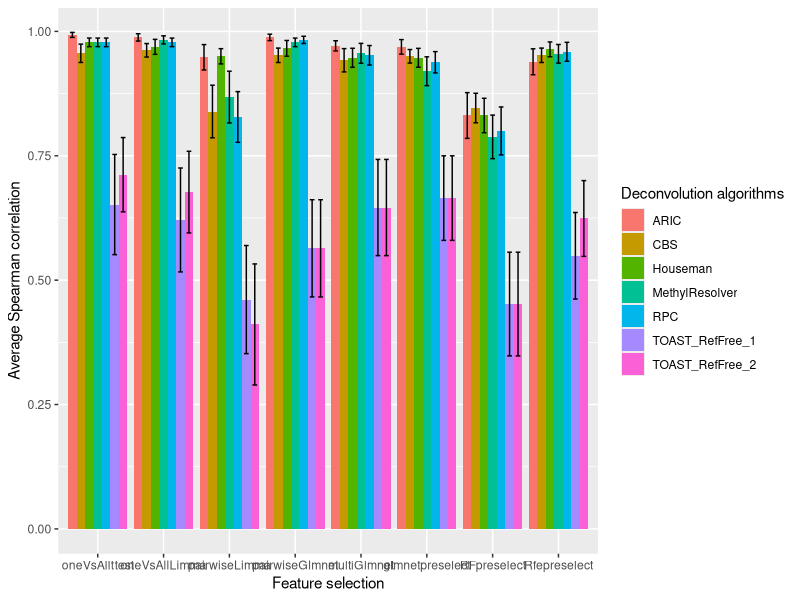
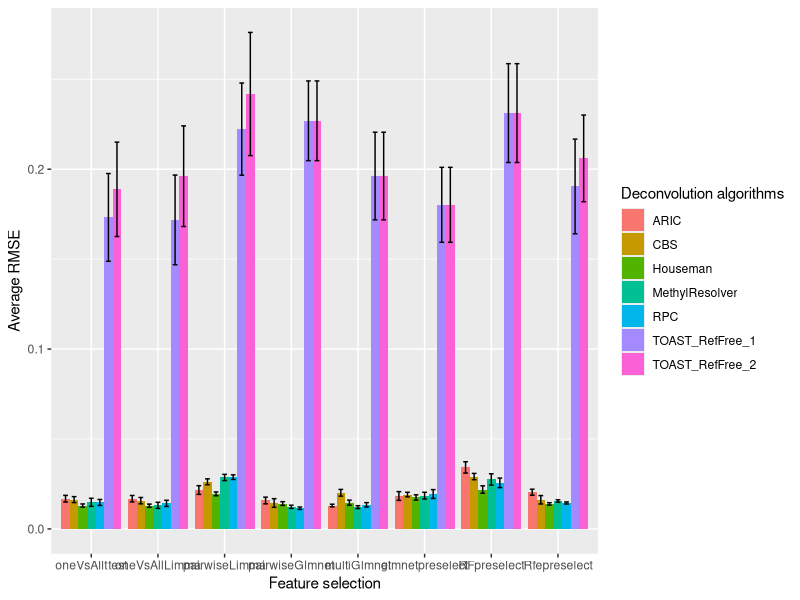
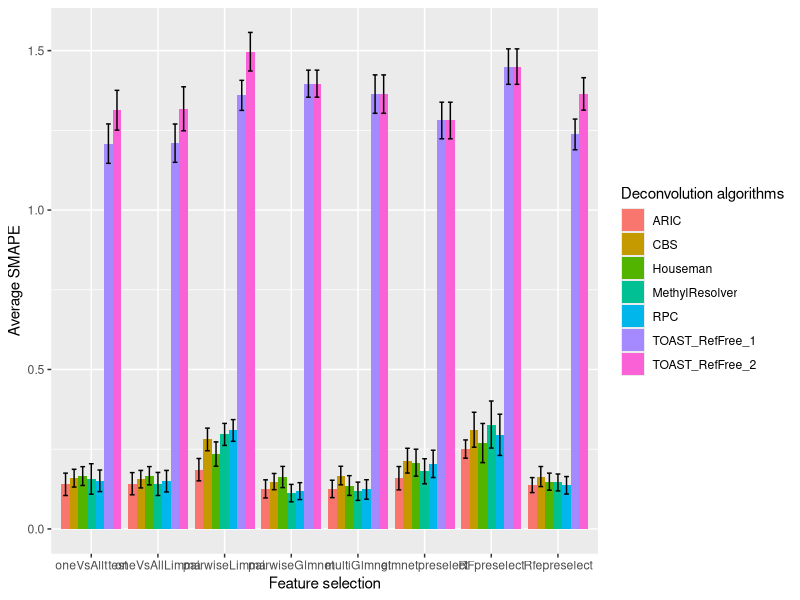
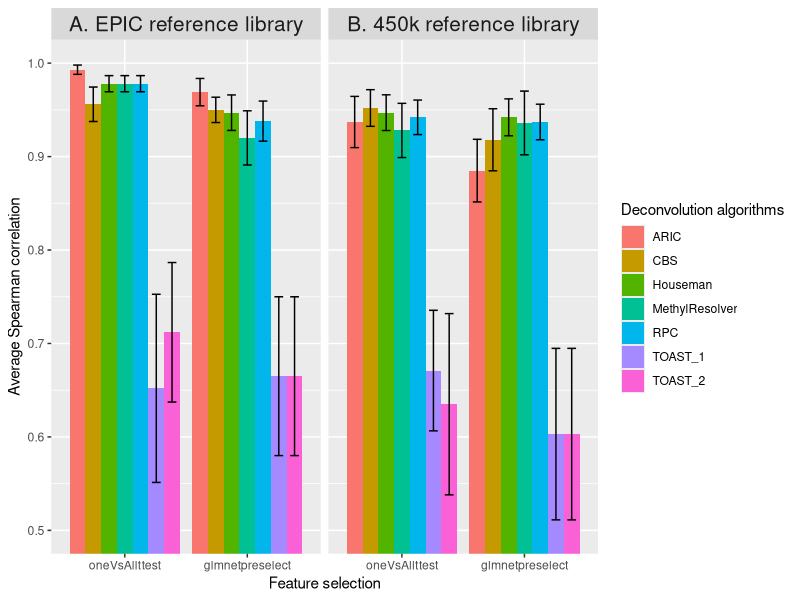
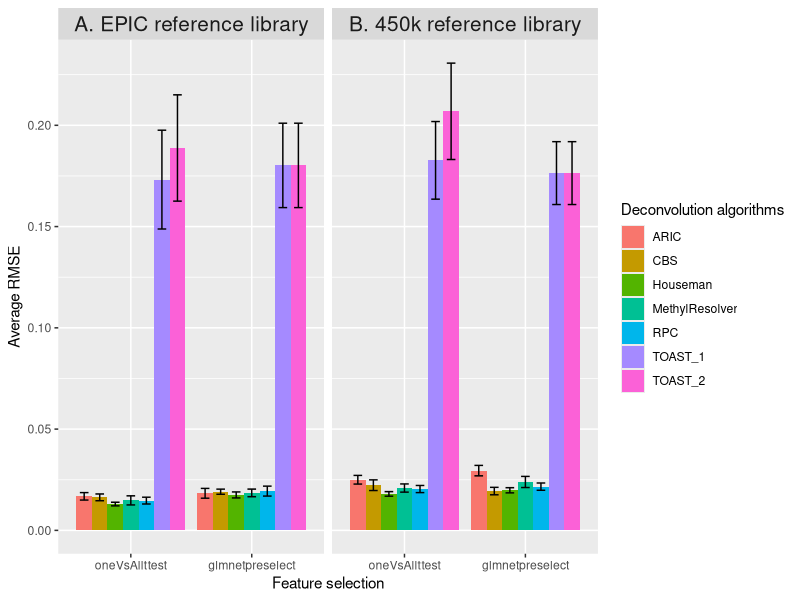
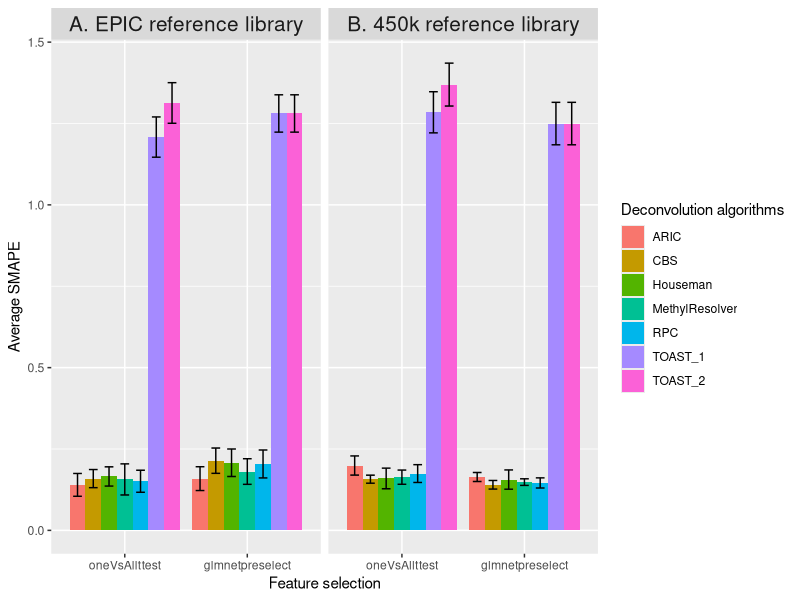
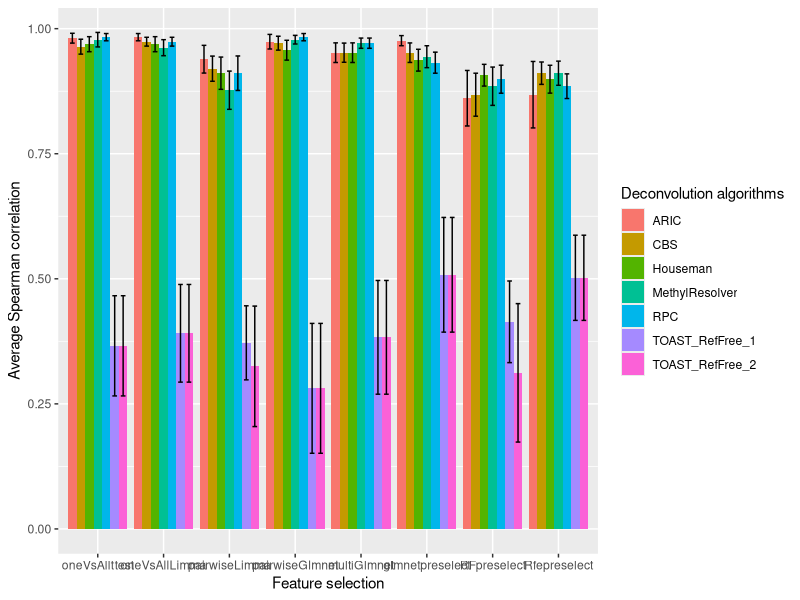
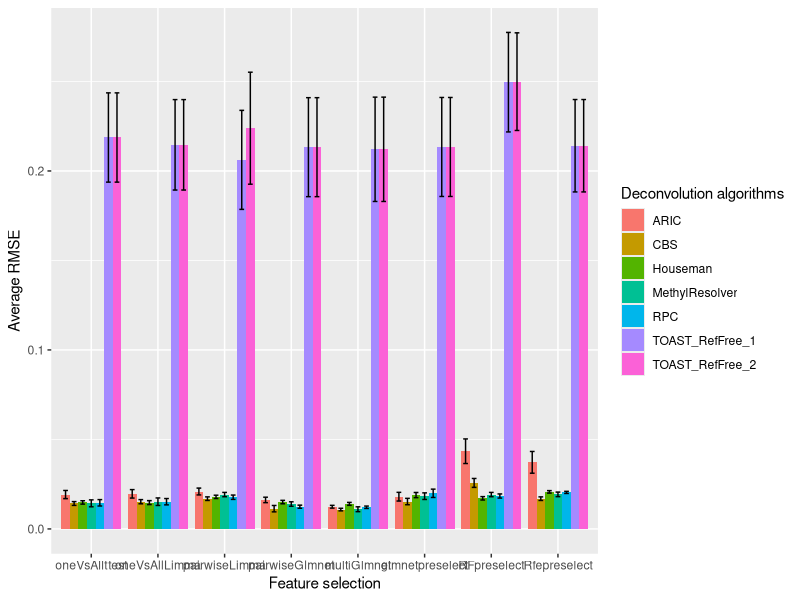

The R script that drew these images, in order:
library(tidyr)
library(ggplot2)

setwd("./Downloads/")
pdf(file = "Figure1.pdf",  
    width = 16,
    height = 8) 


cor_Houseman <- c(0.978, 0.969, 0.950, 0.966, 0.947, 0.947, 0.831, 0.964)
cor_RPC <- c(0.978, 0.978, 0.828, 0.983, 0.952, 0.938, 0.800, 0.959)
cor_CBS <- c(0.956, 0.962, 0.839, 0.952, 0.942, 0.950, 0.846, 0.952)
cor_MethylResolver <- c(0.978, 0.983, 0.868, 0.978, 0.956, 0.920, 0.788, 0.955)
cor_ARIC <- c(0.993, 0.988, 0.948, 0.988, 0.971, 0.969, 0.831, 0.939)
cor_TOAST_1 <- c(0.652, 0.621, 0.461, 0.564, 0.646, 0.665, 0.452, 0.549)
cor_TOAST_2 <- c(0.712, 0.677, 0.411, 0.564, 0.646, 0.665, 0.452, 0.624)
  
  
df1 <- data.frame(FeatureSelection = c("oneVsAllttest","oneVsAllLimma","pairwiseLimma","pairwiseGlmnet","multiGlmnet",
                                       "glmnetpreselect", "RFpreselect", "Rfepreselect"),
                  Houseman = cor_Houseman, RPC = cor_RPC, CBS = cor_CBS, MethylResolver = cor_MethylResolver, ARIC = cor_ARIC, 
                  TOAST_RefFree_1 = cor_TOAST_1, TOAST_RefFree_2 = cor_TOAST_2)


sd_1 <- c(0.0299, 0.0521, 0.0530, 0.0548, 0.0662, 0.0658, 0.1200, 0.0516,
          0.0299, 0.0299, 0.1766, 0.0252, 0.0679, 0.0743, 0.1670, 0.0659,
          0.0639, 0.0471, 0.1831, 0.0501, 0.0812, 0.0470, 0.1028, 0.0501,
          0.0299, 0.0282, 0.1804, 0.0299, 0.0692, 0.1005, 0.1517, 0.0648,
          0.0172, 0.0255, 0.0885, 0.0222, 0.0354, 0.0506, 0.1592, 0.0902,
          0.3488, 0.3619, 0.3764, 0.3385, 0.3349, 0.2944, 0.3611, 0.3014,
          0.2586, 0.2844, 0.4214, 0.3385, 0.3349, 0.2944, 0.3611, 0.2639)

se = sd_1/sqrt(12)


print(ggplot(data = df1 %>% gather(Deconvolution, Spearman_Correlation, -FeatureSelection),
             aes(x = factor(FeatureSelection, level = c("oneVsAllttest","oneVsAllLimma","pairwiseLimma","pairwiseGlmnet","multiGlmnet",
                                                        "glmnetpreselect", "RFpreselect", "Rfepreselect")), y = Spearman_Correlation, fill = Deconvolution)) +
        geom_bar(stat = 'identity', position = 'dodge')+
        #geom_text(aes(label= round(Spearman_Correlation,2)), position = position_dodge(0.9))+
        geom_errorbar(aes(ymin=Spearman_Correlation-se, ymax=Spearman_Correlation+se), width=.5, position=position_dodge(.9)) +
        labs(x = "Feature selection")+
        labs(y = "Average Spearman correlation")+
        labs(fill = "Deconvolution algorithms"))
        
dev.off()











pdf(file = "Figure1_RMSE.pdf",  
    width = 16,
    height = 8) 


RMSE_Houseman <- c(0.0130, 0.0129, 0.0195, 0.0141, 0.0146, 0.0175, 0.0219, 0.0139)
RMSE_RPC <- c(0.0147, 0.0142, 0.0288, 0.0115, 0.0134, 0.0194, 0.0256, 0.0144)
RMSE_CBS <- c(0.0163, 0.0157, 0.0262, 0.0144, 0.0201, 0.0191, 0.0291, 0.0162)
RMSE_MethylResolver <- c(0.0148, 0.0131, 0.0286, 0.0123, 0.0121, 0.0185, 0.0275, 0.0155)
RMSE_ARIC <- c(0.0168, 0.0168, 0.0216, 0.0158, 0.0130, 0.0183, 0.0342, 0.0204)
RMSE_TOAST_1 <- c(0.1732, 0.1718, 0.2223, 0.2269, 0.1962, 0.1802, 0.2312, 0.1904)
RMSE_TOAST_2 <- c(0.1888, 0.1961, 0.2418, 0.2269, 0.1962, 0.1802, 0.2312, 0.2060)
  
  
df1 <- data.frame(FeatureSelection = c("oneVsAllttest","oneVsAllLimma","pairwiseLimma","pairwiseGlmnet","multiGlmnet",
                                       "glmnetpreselect", "RFpreselect", "Rfepreselect"),
                  Houseman = RMSE_Houseman, RPC = RMSE_RPC, CBS = RMSE_CBS, MethylResolver = RMSE_MethylResolver, ARIC = RMSE_ARIC, 
                  TOAST_RefFree_1 = RMSE_TOAST_1, TOAST_RefFree_2 = RMSE_TOAST_2)


sd_1 <- c(0.0031, 0.0031, 0.0037, 0.0036, 0.0049, 0.0051, 0.0071, 0.0024,
          0.0058, 0.0060, 0.0045, 0.0024, 0.0043, 0.0085, 0.0092, 0.0020,
          0.0058, 0.0062, 0.0057, 0.0083, 0.0065, 0.0044, 0.0061, 0.0081,
          0.0078, 0.0059, 0.0060, 0.0031, 0.0028, 0.0065, 0.0109, 0.0024,
          0.0064, 0.0062, 0.0084, 0.0065, 0.0025, 0.0084, 0.0109, 0.0058,
          0.0845, 0.0863, 0.0888, 0.0768, 0.0844, 0.0722, 0.0952, 0.0912,
          0.0909, 0.0969, 0.1186, 0.0768, 0.0844, 0.0722, 0.0952, 0.0835)

se = sd_1/sqrt(12)

print(ggplot(data = df1 %>% gather(Deconvolution, Spearman_Correlation, -FeatureSelection),
             aes(x = factor(FeatureSelection, level = c("oneVsAllttest","oneVsAllLimma","pairwiseLimma","pairwiseGlmnet","multiGlmnet",
                                                        "glmnetpreselect", "RFpreselect", "Rfepreselect")), y = Spearman_Correlation, fill = Deconvolution)) +
        geom_bar(stat = 'identity', position = 'dodge')+
        #geom_text(aes(label= round(Spearman_Correlation,2)), position = position_dodge(0.9))+
        geom_errorbar(aes(ymin=Spearman_Correlation-se, ymax=Spearman_Correlation+se), width=.5, position=position_dodge(.9)) +
        labs(x = "Feature selection")+
        labs(y = "Average RMSE")+
        labs(fill = "Deconvolution algorithms"))
        
dev.off()







pdf(file = "Figure1_SMAPE.pdf",  
    width = 16,
    height = 8) 


SMAPE_Houseman <- c(0.1657, 0.1667, 0.2348, 0.1628, 0.1360, 0.2078, 0.2693, 0.1482)
SMAPE_RPC <- c(0.1509, 0.1497, 0.3088, 0.1185, 0.1237, 0.2040, 0.2951, 0.1367)
SMAPE_CBS <- c(0.1591, 0.1560, 0.2806, 0.1485, 0.1674, 0.2141, 0.3111, 0.1642)
SMAPE_MethylResolver <- c(0.1566, 0.1409, 0.2964, 0.1123, 0.1181, 0.1808, 0.3273, 0.1457)
SMAPE_ARIC <- c(0.1398, 0.1418, 0.1858, 0.1255, 0.1254, 0.1590, 0.2505, 0.1374)
SMAPE_TOAST_1 <- c(1.2084, 1.2098, 1.3597, 1.3964, 1.3637, 1.2809, 1.4500, 1.2372)
SMAPE_TOAST_2 <- c(1.3131, 1.3176, 1.4966, 1.3964, 1.3637, 1.2809, 1.4500, 1.3643)
  
  
df1 <- data.frame(FeatureSelection = c("oneVsAllttest","oneVsAllLimma","pairwiseLimma","pairwiseGlmnet","multiGlmnet",
                                       "glmnetpreselect", "RFpreselect", "Rfepreselect"),
                  Houseman = SMAPE_Houseman, RPC = SMAPE_RPC, CBS = SMAPE_CBS, MethylResolver = SMAPE_MethylResolver, ARIC = SMAPE_ARIC, 
                  TOAST_RefFree_1 = SMAPE_TOAST_1, TOAST_RefFree_2 = SMAPE_TOAST_2)


sd_1 <- c(0.1022, 0.0993, 0.1320, 0.1150, 0.1074, 0.1464, 0.2127, 0.0924,
          0.1174, 0.1168, 0.1180, 0.0918, 0.1056, 0.1486, 0.2243, 0.0952,
          0.0964, 0.0950, 0.1229, 0.0879, 0.1005, 0.1346, 0.1898, 0.1087,
          0.1656, 0.1255, 0.1198, 0.0947, 0.0991, 0.1363, 0.2557, 0.0917,
          0.1215, 0.1208, 0.1213, 0.0984, 0.0945, 0.1267, 0.0991, 0.0813,
          0.2141, 0.2080, 0.1634, 0.1469, 0.2086, 0.1986, 0.1926, 0.1669,
          0.2160, 0.2393, 0.2096, 0.1469, 0.2086, 0.1986, 0.1926, 0.1762)

se = sd_1/sqrt(12)

print(ggplot(data = df1 %>% gather(Deconvolution, Spearman_Correlation, -FeatureSelection),
             aes(x = factor(FeatureSelection, level = c("oneVsAllttest","oneVsAllLimma","pairwiseLimma","pairwiseGlmnet","multiGlmnet",
                                                        "glmnetpreselect", "RFpreselect", "Rfepreselect")), y = Spearman_Correlation, fill = Deconvolution)) +
        geom_bar(stat = 'identity', position = 'dodge')+
        #geom_text(aes(label= round(Spearman_Correlation,2)), position = position_dodge(0.9))+
        geom_errorbar(aes(ymin=Spearman_Correlation-se, ymax=Spearman_Correlation+se), width=.5, position=position_dodge(.9)) +
        labs(x = "Feature selection")+
        labs(y = "Average SMAPE")+
        labs(fill = "Deconvolution algorithms"))
        
dev.off()









## within cell-type

Houseman <- c(0.978, 0.947, 0.947, 0.942)
RPC <- c(0.978, 0.938, 0.942, 0.937)
CBS <- c(0.956, 0.950, 0.952, 0.918)
MethylResolver <- c(0.978, 0.920, 0.928, 0.936)
ARIC <- c(0.993, 0.969, 0.937, 0.885)
TOAST_1 <- c(0.652, 0.665, 0.671, 0.603)
TOAST_2 <- c(0.712, 0.665, 0.635, 0.603)


pdf(file = "Figure3.pdf",  
    width = 16,
    height = 8) 

df1 <- data.frame(FeatureSelection = c("oneVsAllttest","glmnetpreselect", "oneVsAllttest","glmnetpreselect"), 
                  facet = c("A. EPIC reference library", "A. EPIC reference library", "B. 450k reference library", "B. 450k reference library"), 
                  Houseman = Houseman, RPC = RPC, CBS = CBS, MethylResolver = MethylResolver,
                  ARIC = ARIC, TOAST_1 = TOAST_1, TOAST_2 = TOAST_2)


sd_1 <- c(0.0299, 0.0658, 0.0662, 0.0685,
          0.0299, 0.0743, 0.0640, 0.0660,
          0.0639, 0.0470, 0.0679, 0.1150,
          0.0299, 0.1005, 0.1004, 0.1181,
          0.0172, 0.0506, 0.0949, 0.1161,
          0.3488, 0.2944, 0.2235, 0.3179,
          0.2586, 0.2944, 0.3360, 0.3179)


se <- sd_1/sqrt(12)

ggplot(data = df1 %>% gather(Deconvolution, Spearman_Correlation, -c(FeatureSelection,facet)), 
       aes(x = factor(FeatureSelection, level = c("oneVsAllttest","glmnetpreselect")), y = Spearman_Correlation, fill = Deconvolution)) + 
  geom_bar(stat = 'identity', position = 'dodge')+
  #geom_text(aes(label= round(Spearman_Correlation,2)), position = position_dodge(0.9))+
  geom_errorbar(aes(ymin=Spearman_Correlation-se, ymax=Spearman_Correlation+se), width=.5, position=position_dodge(.9)) +
  facet_wrap(~factor(facet,level = c("A. EPIC reference library","B. 450k reference library")))+
  labs(x = "Feature selection")+
  labs(y = "Average Spearman correlation")+
  labs(fill = "Deconvolution algorithms")+
  coord_cartesian(ylim=c(0.5,1))+
  theme(strip.text.x = element_text(size = 15))

dev.off()







pdf(file = "Figure3_RMSE.pdf",  
    width = 16,
    height = 8) 


Houseman <- c(0.0130, 0.0175, 0.0180, 0.0198)
RPC <- c(0.0147, 0.0194, 0.0204, 0.0216)
CBS <- c(0.0163, 0.0191, 0.0223, 0.0194)
MethylResolver <- c(0.0148, 0.0185, 0.0209, 0.0239)
ARIC <- c(0.0168, 0.0183, 0.0250, 0.0295)
TOAST_1 <- c(0.1732, 0.1802, 0.1827, 0.1764)
TOAST_2 <- c(0.1888, 0.1802, 0.2069, 0.1764)




df1 <- data.frame(FeatureSelection = c("oneVsAllttest","glmnetpreselect", "oneVsAllttest","glmnetpreselect"), 
                  facet = c("A. EPIC reference library", "A. EPIC reference library", "B. 450k reference library", "B. 450k reference library"), 
                  Houseman = Houseman, RPC = RPC, CBS = CBS, MethylResolver = MethylResolver,
                  ARIC = ARIC, TOAST_1 = TOAST_1, TOAST_2 = TOAST_2)


sd_1 <- c(0.0031, 0.0051, 0.0039, 0.0044,
          0.0058, 0.0085, 0.0061, 0.0062,
          0.0058, 0.0044, 0.0091, 0.0064,
          0.0078, 0.0065, 0.0070, 0.0095,
          0.0064, 0.0084, 0.0074, 0.0089,
          0.0845, 0.0722, 0.0664, 0.0538,
          0.0909, 0.0722, 0.0824, 0.0538)


se <- sd_1/sqrt(12)

ggplot(data = df1 %>% gather(Deconvolution, Spearman_Correlation, -c(FeatureSelection,facet)), 
       aes(x = factor(FeatureSelection, level = c("oneVsAllttest","glmnetpreselect")), y = Spearman_Correlation, fill = Deconvolution)) + 
  geom_bar(stat = 'identity', position = 'dodge')+
  #geom_text(aes(label= round(Spearman_Correlation,2)), position = position_dodge(0.9))+
  geom_errorbar(aes(ymin=Spearman_Correlation-se, ymax=Spearman_Correlation+se), width=.5, position=position_dodge(.9)) +
  facet_wrap(~factor(facet,level = c("A. EPIC reference library","B. 450k reference library")))+
  labs(x = "Feature selection")+
  labs(y = "Average RMSE")+
  labs(fill = "Deconvolution algorithms")+
  theme(strip.text.x = element_text(size = 15))

dev.off()








pdf(file = "Figure3_SMAPE.pdf",  
    width = 16,
    height = 8) 


Houseman <- c(0.1657, 0.2078, 0.1595, 0.1561)
RPC <- c(0.1509, 0.2040, 0.1745, 0.1457)
CBS <- c(0.1591, 0.2141, 0.1573, 0.1401)
MethylResolver <- c(0.1566, 0.1808, 0.1635, 0.1483)
ARIC <- c(0.1398, 0.1590, 0.1993, 0.1640)
TOAST_1 <- c(1.2084, 1.2809, 1.2845, 1.2498)
TOAST_2 <- c(1.3131, 1.2809, 1.3696, 1.2498)




df1 <- data.frame(FeatureSelection = c("oneVsAllttest","glmnetpreselect", "oneVsAllttest","glmnetpreselect"), 
                  facet = c("A. EPIC reference library", "A. EPIC reference library", "B. 450k reference library", "B. 450k reference library"), 
                  Houseman = Houseman, RPC = RPC, CBS = CBS, MethylResolver = MethylResolver,
                  ARIC = ARIC, TOAST_1 = TOAST_1, TOAST_2 = TOAST_2)


sd_1 <- c(0.1022, 0.1464, 0.1097, 0.1026,
          0.1174, 0.1486, 0.0948, 0.0540,
          0.0964, 0.1346, 0.0427, 0.0457,
          0.1656, 0.1363, 0.0756, 0.0350,
          0.1215, 0.1267, 0.1021, 0.0479,
          0.2141, 0.1986, 0.2190, 0.2259,
          0.2160, 0.1986, 0.2282, 0.2259)


se <- sd_1/sqrt(12)

ggplot(data = df1 %>% gather(Deconvolution, Spearman_Correlation, -c(FeatureSelection,facet)), 
       aes(x = factor(FeatureSelection, level = c("oneVsAllttest","glmnetpreselect")), y = Spearman_Correlation, fill = Deconvolution)) + 
  geom_bar(stat = 'identity', position = 'dodge')+
  #geom_text(aes(label= round(Spearman_Correlation,2)), position = position_dodge(0.9))+
  geom_errorbar(aes(ymin=Spearman_Correlation-se, ymax=Spearman_Correlation+se), width=.5, position=position_dodge(.9)) +
  facet_wrap(~factor(facet,level = c("A. EPIC reference library","B. 450k reference library")))+
  labs(x = "Feature selection")+
  labs(y = "Average SMAPE")+
  labs(fill = "Deconvolution algorithms")+
  theme(strip.text.x = element_text(size = 15))

dev.off()
















pdf(file = "Figure4.pdf",  
    width = 16,
    height = 8) 


cor_Houseman <- c(0.969, 0.969, 0.911, 0.957, 0.952, 0.937, 0.907, 0.899)
cor_RPC <- c(0.983, 0.974, 0.911, 0.983, 0.971, 0.932, 0.899, 0.885)
cor_CBS <- c(0.964, 0.974, 0.920, 0.971, 0.952, 0.952, 0.868, 0.911)
cor_MethylResolver <- c(0.978, 0.962, 0.877, 0.978, 0.971, 0.944, 0.885, 0.911)
cor_ARIC <- c(0.981, 0.983, 0.939, 0.974, 0.952, 0.976, 0.861, 0.868)
cor_TOAST_1 <- c(0.366, 0.391, 0.372, 0.281, 0.383, 0.508, 0.414, 0.502)
cor_TOAST_2 <- c(0.366, 0.391, 0.325, 0.281, 0.383, 0.508, 0.312, 0.502)
  
  
df1 <- data.frame(FeatureSelection = c("oneVsAllttest","oneVsAllLimma","pairwiseLimma","pairwiseGlmnet","multiGlmnet",
                                       "glmnetpreselect", "RFpreselect", "Rfepreselect"),
                  Houseman = cor_Houseman, RPC = cor_RPC, CBS = cor_CBS, MethylResolver = cor_MethylResolver, ARIC = cor_ARIC, 
                  TOAST_RefFree_1 = cor_TOAST_1, TOAST_RefFree_2 = cor_TOAST_2)


sd_1 <- c(0.0521, 0.0521, 0.1116, 0.0688, 0.0679, 0.0755, 0.0752, 0.0965,
          0.0252, 0.0306, 0.1193, 0.0252, 0.0354, 0.0729, 0.0969, 0.0855,
          0.0516, 0.0306, 0.0872, 0.0482, 0.0664, 0.0675, 0.1488, 0.0774,
          0.0502, 0.0555, 0.1323, 0.0299, 0.0354, 0.0760, 0.1327, 0.0836,
          0.0340, 0.0252, 0.0961, 0.0506, 0.0679, 0.0351, 0.1922, 0.2302,
          0.3469, 0.3382, 0.2564, 0.4497, 0.3937, 0.3972, 0.2827, 0.2950,
          0.3469, 0.3382, 0.4171, 0.4497, 0.3937, 0.3972, 0.4793, 0.2950)

se = sd_1/sqrt(12)


print(ggplot(data = df1 %>% gather(Deconvolution, Spearman_Correlation, -FeatureSelection),
             aes(x = factor(FeatureSelection, level = c("oneVsAllttest","oneVsAllLimma","pairwiseLimma","pairwiseGlmnet","multiGlmnet",
                                                        "glmnetpreselect", "RFpreselect", "Rfepreselect")), y = Spearman_Correlation, fill = Deconvolution)) +
        geom_bar(stat = 'identity', position = 'dodge')+
        #geom_text(aes(label= round(Spearman_Correlation,2)), position = position_dodge(0.9))+
        geom_errorbar(aes(ymin=Spearman_Correlation-se, ymax=Spearman_Correlation+se), width=.5, position=position_dodge(.9)) +
        labs(x = "Feature selection")+
        labs(y = "Average Spearman correlation")+
        labs(fill = "Deconvolution algorithms"))
        
dev.off()











pdf(file = "Figure4_RMSE.pdf",  
    width = 16,
    height = 8) 


RMSE_Houseman <- c(0.0148, 0.0147, 0.0179, 0.0150, 0.0140, 0.0189, 0.0171, 0.0207)
RMSE_RPC <- c(0.0146, 0.0152, 0.0177, 0.0124, 0.0121, 0.0199, 0.0184, 0.0204)
RMSE_CBS <- c(0.0142, 0.0152, 0.0169, 0.0113, 0.0108, 0.0153, 0.0257, 0.0169)
RMSE_MethylResolver <- c(0.0143, 0.0152, 0.0192, 0.0139, 0.0110, 0.0183, 0.0192, 0.0193)
RMSE_ARIC <- c(0.0192, 0.0196, 0.0209, 0.0162, 0.0124, 0.0180, 0.0434, 0.0372)
RMSE_TOAST_1 <- c(0.2187, 0.2146, 0.2062, 0.2133, 0.2121, 0.2134, 0.2496, 0.2141)
RMSE_TOAST_2 <- c(0.2187, 0.2146, 0.2239, 0.2133, 0.2121, 0.2134, 0.2499, 0.2141)
  
  
df1 <- data.frame(FeatureSelection = c("oneVsAllttest","oneVsAllLimma","pairwiseLimma","pairwiseGlmnet","multiGlmnet",
                                       "glmnetpreselect", "RFpreselect", "Rfepreselect"),
                  Houseman = RMSE_Houseman, RPC = RMSE_RPC, CBS = RMSE_CBS, MethylResolver = RMSE_MethylResolver, ARIC = RMSE_ARIC, 
                  TOAST_RefFree_1 = RMSE_TOAST_1, TOAST_RefFree_2 = RMSE_TOAST_2)


sd_1 <- c(0.0033, 0.0038, 0.0032, 0.0033, 0.0028, 0.0050, 0.0033, 0.0024,
          0.0062, 0.0061, 0.0042, 0.0030, 0.0023, 0.0081, 0.0040, 0.0021,
          0.0037, 0.0041, 0.0035, 0.0062, 0.0025, 0.0062, 0.0086, 0.0035,
          0.0067, 0.0073, 0.0042, 0.0043, 0.0047, 0.0064, 0.0042, 0.0044,
          0.0079, 0.0082, 0.0066, 0.0053, 0.0027, 0.0084, 0.0238, 0.0210,
          0.0864, 0.0875, 0.0958, 0.0958, 0.1010, 0.0958, 0.0963, 0.0894,
          0.0864, 0.0875, 0.1084, 0.0958, 0.1010, 0.0958, 0.0945, 0.0894)

se = sd_1/sqrt(12)

print(ggplot(data = df1 %>% gather(Deconvolution, Spearman_Correlation, -FeatureSelection),
             aes(x = factor(FeatureSelection, level = c("oneVsAllttest","oneVsAllLimma","pairwiseLimma","pairwiseGlmnet","multiGlmnet",
                                                        "glmnetpreselect", "RFpreselect", "Rfepreselect")), y = Spearman_Correlation, fill = Deconvolution)) +
        geom_bar(stat = 'identity', position = 'dodge')+
        #geom_text(aes(label= round(Spearman_Correlation,2)), position = position_dodge(0.9))+
        geom_errorbar(aes(ymin=Spearman_Correlation-se, ymax=Spearman_Correlation+se), width=.5, position=position_dodge(.9)) +
        labs(x = "Feature selection")+
        labs(y = "Average RMSE")+
        labs(fill = "Deconvolution algorithms"))
        
dev.off()







pdf(file = "Figure4_SMAPE.pdf",  
    width = 16,
    height = 8) 


SMAPE_Houseman <- c(0.1540, 0.1532, 0.2393, 0.1566, 0.1236, 0.1967, 0.1843, 0.1941)
SMAPE_RPC <- c(0.1279, 0.1350, 0.2300, 0.1179, 0.1132, 0.1715, 0.1602, 0.1961)
SMAPE_CBS <- c(0.1353, 0.1429, 0.2187, 0.1286, 0.1128, 0.1527, 0.2009, 0.1972)
SMAPE_MethylResolver <- c(0.1233, 0.1353, 0.2385, 0.1134, 0.1407, 0.1360, 0.1784, 0.2045)
SMAPE_ARIC <- c(0.1649, 0.1562, 0.2053, 0.1264, 0.1441, 0.1452, 0.2762, 0.2414)
SMAPE_TOAST_1 <- c(1.4729, 1.4618, 1.4758, 1.5140, 1.4847, 1.5348, 1.5889, 1.4619)
SMAPE_TOAST_2 <- c(1.4729, 1.4618, 1.6317, 1.5140, 1.4847, 1.5348, 1.5887, 1.4619)
  
  
df1 <- data.frame(FeatureSelection = c("oneVsAllttest","oneVsAllLimma","pairwiseLimma","pairwiseGlmnet","multiGlmnet",
                                       "glmnetpreselect", "RFpreselect", "Rfepreselect"),
                  Houseman = SMAPE_Houseman, RPC = SMAPE_RPC, CBS = SMAPE_CBS, MethylResolver = SMAPE_MethylResolver, ARIC = SMAPE_ARIC, 
                  TOAST_RefFree_1 = SMAPE_TOAST_1, TOAST_RefFree_2 = SMAPE_TOAST_2)


sd_1 <- c(0.1071, 0.1119, 0.1291, 0.0999, 0.1048, 0.1330, 0.1218, 0.1047,
          0.1087, 0.1103, 0.1457, 0.0942, 0.0998, 0.1309, 0.0431, 0.1135,
          0.1117, 0.1132, 0.1283, 0.0874, 0.1036, 0.1232, 0.0419, 0.1175,
          0.1187, 0.1215, 0.1577, 0.0953, 0.1261, 0.1017, 0.1058, 0.1101,
          0.1311, 0.1112, 0.1243, 0.0959, 0.1029, 0.1153, 0.1654, 0.1543,
          0.2013, 0.2074, 0.2390, 0.2028, 0.2250, 0.2172, 0.2169, 0.2231,
          0.2013, 0.2074, 0.2209, 0.2028, 0.2250, 0.2172, 0.2672, 0.2231)

se = sd_1/sqrt(12)

print(ggplot(data = df1 %>% gather(Deconvolution, Spearman_Correlation, -FeatureSelection),
             aes(x = factor(FeatureSelection, level = c("oneVsAllttest","oneVsAllLimma","pairwiseLimma","pairwiseGlmnet","multiGlmnet",
                                                        "glmnetpreselect", "RFpreselect", "Rfepreselect")), y = Spearman_Correlation, fill = Deconvolution)) +
        geom_bar(stat = 'identity', position = 'dodge')+
        #geom_text(aes(label= round(Spearman_Correlation,2)), position = position_dodge(0.9))+
        geom_errorbar(aes(ymin=Spearman_Correlation-se, ymax=Spearman_Correlation+se), width=.5, position=position_dodge(.9)) +
        labs(x = "Feature selection")+
        labs(y = "Average SMAPE")+
        labs(fill = "Deconvolution algorithms"))
        
dev.off()





pdf(file = "AddDL_feature_selection.pdf",  
    width = 16,
    height = 8) 
library(tidyr)
library(ggplot2)

cor_Houseman <- c(0.969, 0.969, 0.911, 0.938, 0.937)
cor_RPC <- c(0.983, 0.974, 0.911, 0.983, 0.932)
cor_CBS <- c(0.964, 0.974, 0.920, 0.974, 0.952)
cor_MethylResolver <- c(0.978, 0.962, 0.877, 0.952, 0.944)


df1 <- data.frame(FeatureSelection = c("oneVsAllttest","oneVsAllLimma","pairwiseLimma","pairwiseGlmnet + DualNet", "glmnetpreselect"),
                  Houseman = cor_Houseman, RPC = cor_RPC, CBS = cor_CBS, MethylResolver = cor_MethylResolver)

sd_1 <- c(0.0521, 0.0521, 0.1116, 0.0598, 0.0755,
          0.0252, 0.0306, 0.1193, 0.0252, 0.0729, 
          0.0516, 0.0306, 0.0872, 0.0280, 0.0675, 
          0.0502, 0.0555, 0.1323, 0.0608, 0.0760)

se = sd_1/sqrt(12)

print(ggplot(data = df1 %>% gather(Deconvolution, Spearman_Correlation, -FeatureSelection),
             aes(x = factor(FeatureSelection, level = c("oneVsAllttest","oneVsAllLimma","pairwiseLimma","pairwiseGlmnet + DualNet",
                                                        "glmnetpreselect")), y = Spearman_Correlation, fill = Deconvolution)) +
        geom_bar(stat = 'identity', position = 'dodge')+
        #geom_text(aes(label= round(Spearman_Correlation,2)), position = position_dodge(0.9))+
        geom_errorbar(aes(ymin=Spearman_Correlation-se, ymax=Spearman_Correlation+se), width=.5, position=position_dodge(.9)) +
        labs(x = "Feature selection")+
        labs(y = "Average Spearman correlation")+
        labs(fill = "Deconvolution algorithms"))

dev.off()



